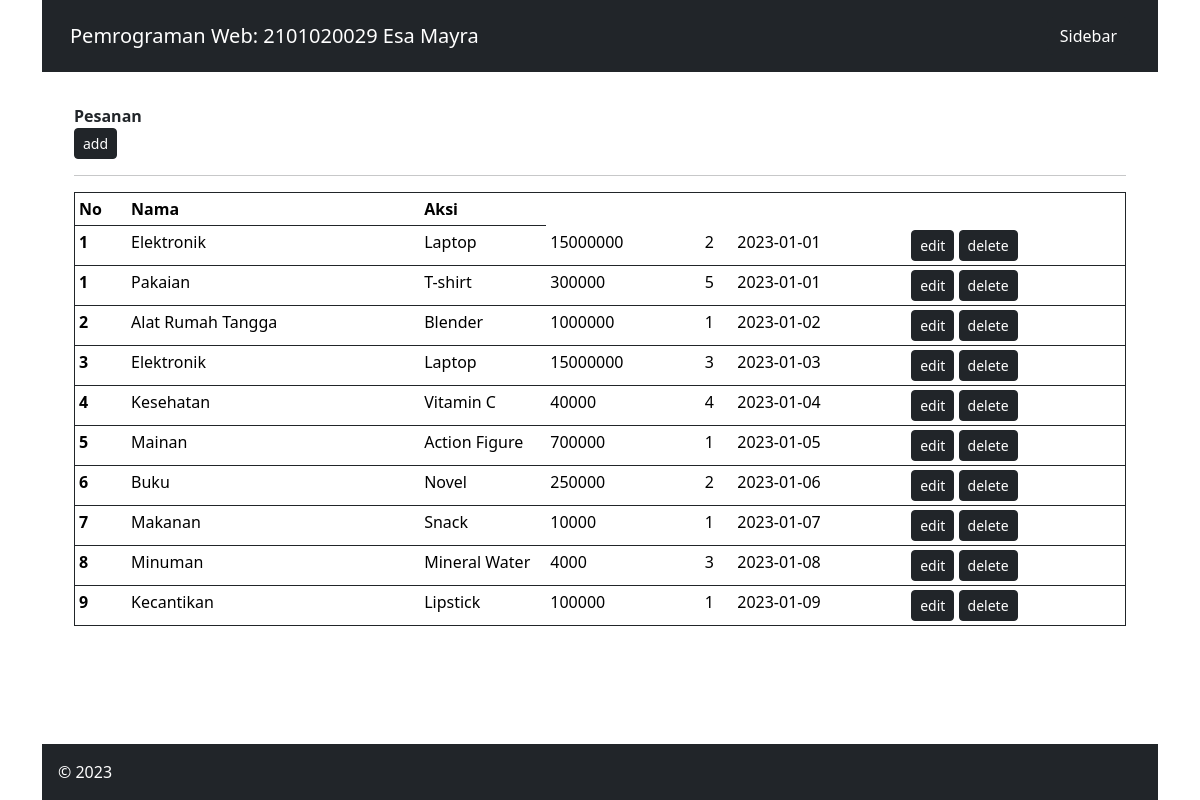
Page /index.php?page=pesanan on the committed database.
### tables this page shows
CREATE TABLE `detail_pesanan` (
  `id_detail_pesanan` int(11) NOT NULL,
  `jumlah` int(11) NOT NULL,
  `id_produk` int(11) NOT NULL,
  `id_pesanan` int(11) NOT NULL
);

CREATE TABLE `pesanan` (
  `id_pesanan` int(11) NOT NULL,
  `tanggal_pesanan` date NOT NULL
);

CREATE TABLE `kategori` (
  `id_kategori` int(11) NOT NULL,
  `nama_kategori` varchar(255) NOT NULL
);

CREATE TABLE `produk` (
  `id_produk` int(11) NOT NULL,
  `nama_produk` varchar(255) NOT NULL,
  `id_kategori` int(11) NOT NULL,
  `harga` int(11) DEFAULT NULL,
  `gambar` varchar(255) DEFAULT NULL
);

### pesanan.php (the view)
<div class = "row justify-content-between">
    <div class = "col-10"><b>Pesanan</b></div>
    <div class = "col-2-flex justify-content-end align-items0end">
        <button class = "btn btn-dark btn-sm" type = "button">add</button>
    </div>
</div>
<hr>
<table class = "table table-sm border border-dark">
    <thead class = "thead-dark">
        <tr>
            <th scope = "col" width = "5%">No</th>
            <th scope = "col">Nama</th>
            <th scope = "col" width = "12%">Aksi</th>
        </tr>
    </thead>
    <tbody>
        <?php
        $que = "SELECT * FROM detail_pesanan
                JOIN pesanan ON pesanan.id_pesanan = detail_pesanan.id_pesanan
                JOIN produk ON produk.id_produk = detail_pesanan.id_produk
                JOIN kategori ON kategori.id_kategori = produk.id_kategori";
        $select = mysqli_query($conn, $que);
        while ($data = mysqli_fetch_array($select)) {
            ?>
            <tr>
                <th scope = "row"><?php echo $data['id_pesanan']; ?></th>
                <td><?php echo $data['nama_kategori']; ?></td>
                <td><?php echo $data['nama_produk']; ?></td>
                <td><?php echo $data['harga']; ?></td>
                <td><?php echo $data['jumlah']; ?></td>
                <td><?php echo $data['tanggal_pesanan']; ?></td>
                <td>
                    <button class = "btn btn-dark btn-sm" type = "button">edit</button>
                    <button class = "btn btn-dark btn-sm" type = "button">delete</button>
                </td>
            </tr>
        <?php } ?>
        </tbody>
        </table>

### index.php (style rules this page uses)
html, body { height: 100%; }

### rows in the picture
detail_pesanan: id_pesanan.id_pesanan "1", kategori.nama_kategori "Elektronik", id_produk.nama_produk "Laptop", id_produk.harga "15000000", jumlah "2", id_pesanan.tanggal_pesanan "2023-01-01"
detail_pesanan: id_pesanan.id_pesanan "1", kategori.nama_kategori "Pakaian", id_produk.nama_produk "T-shirt", id_produk.harga "300000", jumlah "5", id_pesanan.tanggal_pesanan "2023-01-01"
detail_pesanan: id_pesanan.id_pesanan "2", kategori.nama_kategori "Alat Rumah Tangga", id_produk.nama_produk "Blender", id_produk.harga "1000000", jumlah "1", id_pesanan.tanggal_pesanan "2023-01-02"
detail_pesanan: id_pesanan.id_pesanan "3", kategori.nama_kategori "Elektronik", id_produk.nama_produk "Laptop", id_produk.harga "15000000", jumlah "3", id_pesanan.tanggal_pesanan "2023-01-03"
detail_pesanan: id_pesanan.id_pesanan "4", kategori.nama_kategori "Kesehatan", id_produk.nama_produk "Vitamin C", id_produk.harga "40000", jumlah "4", id_pesanan.tanggal_pesanan "2023-01-04"
detail_pesanan: id_pesanan.id_pesanan "5", kategori.nama_kategori "Mainan", id_produk.nama_produk "Action Figure", id_produk.harga "700000", jumlah "1", id_pesanan.tanggal_pesanan "2023-01-05"
detail_pesanan: id_pesanan.id_pesanan "6", kategori.nama_kategori "Buku", id_produk.nama_produk "Novel", id_produk.harga "250000", jumlah "2", id_pesanan.tanggal_pesanan "2023-01-06"
detail_pesanan: id_pesanan.id_pesanan "7", kategori.nama_kategori "Makanan", id_produk.nama_produk "Snack", id_produk.harga "10000", jumlah "1", id_pesanan.tanggal_pesanan "2023-01-07"
detail_pesanan: id_pesanan.id_pesanan "8", kategori.nama_kategori "Minuman", id_produk.nama_produk "Mineral Water", id_produk.harga "4000", jumlah "3", id_pesanan.tanggal_pesanan "2023-01-08"
detail_pesanan: id_pesanan.id_pesanan "9", kategori.nama_kategori "Kecantikan", id_produk.nama_produk "Lipstick", id_produk.harga "100000", jumlah "1", id_pesanan.tanggal_pesanan "2023-01-09"
